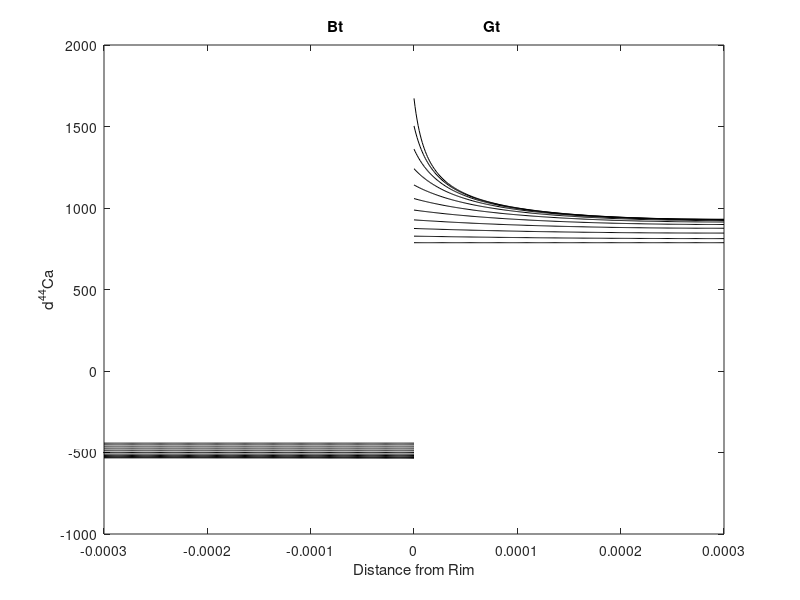
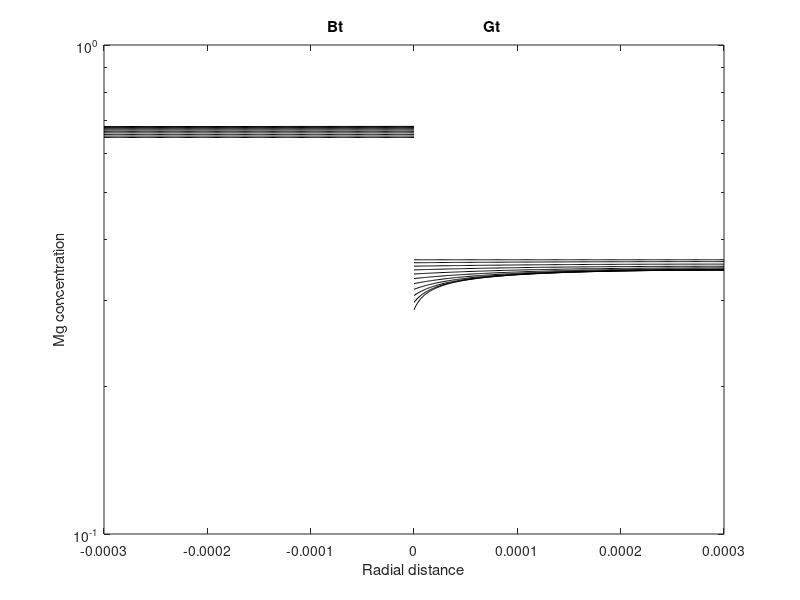
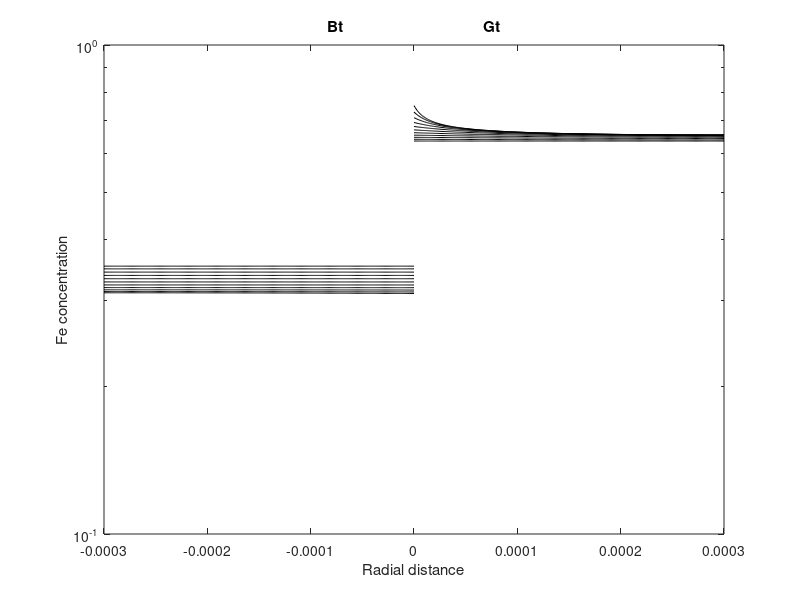
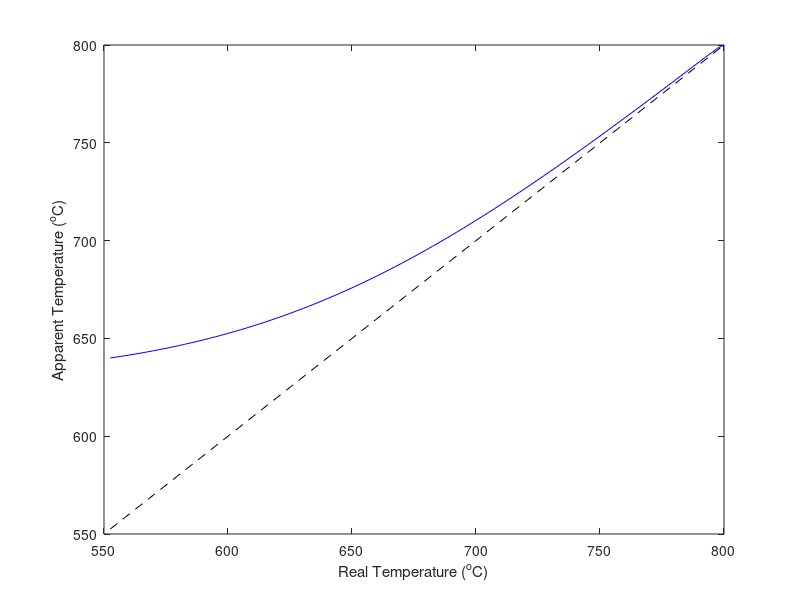

Write MATLAB code to recreate these figures, in order.
%%%%%%%%%%%%%%%%%%%%%%%%%%%%%%%%%%%%%%%%%%%%%%%%%%%%%%%%%%%%%%%%%%%%%%%%%
%						
% Model for diffusional exchange of Fe-Mg between two minerals Grt and
% Bt (in which diffusion is assumed to be sufficiently rapid to allow 
% the Btal to continuously homogenize).  Minerals are approximated as 
% spheres, with isotropic diffusion, and equilibrium is maintained with 
% the Btal at the surfaces of the grains.
%
% m --> g.b.
%
%%%%%%%%%%%%%%%%%%%%%%%%%%%%%%%%%%%%%%%%%%%%%%%%%%%%%%%%%%%%%%%%%%%%%%%%%

clear;	 %XCHG2P_en_ab_Si_isotopes

tic

P = 1.2e9;                      % pressure (Pa)
Pkbar = P/1e8;                  % presure (Kbar)
To = 800+273;					% initial temperature (K)
nr = 300;						% number of radius steps
dTdt = 10/3.1536e13;            % Cooling rate (K/s); (3.1536e13 seconds = 1 Myr)
Tfin = 550+273;                 % Final temperature
tmax = (To-Tfin)/dTdt;          % total time (s)
nt = 100;						% # timesteps
deltat = tmax/nt;				% time step (s)
t = [0:deltat:(nt-1)*deltat];	% time vector 
size(t)

T = zeros(1,nt);
T(1:nt) = [To:-dTdt*deltat:(Tfin+dTdt*deltat)];

%%%%%%% Beta factors for Fe56/Mg24 in Gt and Bt %%%%%%%%%%%%%%
%%%%%%%%%%%%%%%%%%%%%%%%%%%%%%%%%%%%%%%%%%%%%%%%%%%%%%%%%                                             

%Beta_Gt=2104./T.^2;         %orthopyroxene; simplified from Wang et al. (2017)
%Beta_Bt=1458./T.^2;          %clinopyroxene; simplified from Wang et al. (2017)
%Beta_gb=1800./T.^2;          %completely made up (and doesn't matter)
%%%%%%%%%%%%%%%%%%%%%%%%%%%%%%%%%%%%%%%%%%%%%%%%%%%%%%%%%

 %alphaGtgb = exp((Beta_Gt-Beta_gb));
 %alphaBtgb = exp((Beta_Bt-Beta_gb));

 %a = 2.7635e6;
 %b = -1.1561e4;
 %c = 3.8431;
 
 %%%%%%% Initial composition of Grt using Bt ,Kd,Mass_balance_eq%%%%%%%%%%%
%%%%%%%%%%%%%%%%%%%%%%%%%%%%%%%%%%%%%%%%%%%%%%%%%%%%%%%%%%%%%%%%%%%%%%%%%%%
XmgBt = 0.6470;                    %Initial Bt mg molefractions
XfeBt = 1-XmgBt;                   %Initial Bt Fe molefractions
fgb = 1e-6;                      % Mass prop of total Bt in rock BtF
fgrt = 0.5; %Mass prop of total Grt in rock
fBt = 1-fgrt-fgb;
lnKd1 = (19.506).*(T)-52107.536
lnkd2 = 3*8.314.*(T); % Kd at 800C intital
Kd = exp(lnKd1./lnkd2);
R = Kd(1).*(XmgBt/XfeBt); %Ratio of Fe/Mg in Grt 
XmgGrt =R/(R+1);        % Through mass balance and Xfebulk+Xmgbulk = 1
XfeGrt = 1-XmgGrt; 
Xmgbulk = XmgBt*fBt+XmgGrt*fgrt; % Bulk concentration of the system 
Xfebulk = 1-Xmgbulk;
%%%%%%%%%%%%%%%%%%%%%%%%%%%%%%%%%%%%%%%%%%%%%%%%%%%%%%%%%%%%%%%%%%%%%%%%%%%%
%%%%%%%%%%% calculation of Kmg and KFe partition coffecients %%%%%%%%%%%%%%
%solving quadratic equation from mass balance%
asolve = Kd*(fgrt)^2;
bsolve = (fgrt)*(fBt*(1+Kd)- (Xmgbulk + (Kd*(Xfebulk))));
csolve = fBt*(fBt-1);
Kfe = (-bsolve +sqrt( (bsolve).^2- 4*asolve*csolve))./(2.*asolve);  % equilibrium Grt/Bt partition coefficient
Kmg = Kd.*Kfe; % equilibrium Grt/Bt partition coefficient
% Nur1 = ((Xfebulk/XfeBt)-fBt)/fgrt;
% Kmg =  (Nur1).*Kd;
% Nur2 = ((Xmgbulk/XmgBt)-fBt)/fgrt;
% Kfe = Nur2./Kd;    
kMg24Bt = ones(size(t));            % equilibrium Bt/gb partition coefficient
kFe56Bt = ones(size(t));
kMg24Gt = Kmg;       % equilibrium Gt/gb partition coefficient
kFe56Gt = Kfe;					

mMg24 = 24;                         % atomic mass of Mg24
mFe56 = 56;                         % atomic mass of Fe56
lambdaMg24 = 0;                     % decay constant of Mg24
lambdaFe56 = 0;                  

BtF = fBt;          % volume fraction Bt (= Bt/(g.b.+Gt+Bt)
mF = fgb;                      % gb fraction (= g.b./(g.b.+Gt+Bt))
GtF = fgrt;               % volume fraction gt

RBt = 3e-4;					% Bt grain radius (m)
RGt = 3e-4;					% Gt grain radius (m)
V = (4/3)*pi*RBt^3/BtF;		% system volume (m^3) (system defined as containing
								% one Bt sphere)
VBt = V*BtF;                  % Bt volume (m^3)
VGt = V*GtF;                  % Gt volume
Vm = V*mF;
NGt = (GtF*RBt^3)/(BtF*RGt^3);	% # of Gt spheres

CoMg24 = Xmgbulk;
CoMg24m = CoMg24/(mF+BtF+GtF*kMg24Gt(1));
CoMg24Bt =CoMg24m;        %error
CoMg24Gt =CoMg24Bt*kMg24Gt(1);         %error  

CoFe56 = Xfebulk;
CoFe56m = CoFe56/(mF+BtF+GtF*kFe56Gt(1));
CoFe56Bt = CoFe56m;     %error
CoFe56Gt = CoFe56m*kFe56Gt(1);      %error

DoFegt = 1.64e-10;
DoMggt = 2.72e-10;
QFegt = 226900;
QMggt = 228300;
VFegt = 5.6e-6;
VMggt = 5.3e-6;
DFegt(1) = DoFegt*exp(-(QFegt+P*VFegt)/(8.3145*T(1)));
DMggt(1) = DoMggt*exp(-(QMggt+P*VMggt)/(8.3145*T(1)));
xFe_gt = 0.5;

DoFe56Bt = DoFegt*10^3;		% pre-exponential term for Fe-Mg diffusion in Bt Mueller et al (2013)
VFe56Bt = 5.6e-6;            % activation volume (m^3/mol)
QFe56Bt = 226900;			% activation energy (J/mol) (fitting low T ferromagnetic data from Lubbenhusen and Mehrer 1990)
DFe56Bt(1) = DoFe56Bt*exp(-(QFe56Bt+P*VFe56Bt)/(8.3145*To));
%fK_Bt = 0.5;               % correlation coefficient * coupling constant
DMg24Bt(1) = DFe56Bt(1);

%DoFe56Gt = 6.93e-6;		% pre-exponential term for Ca diffusion in gt (Borinski et al., 2012)
%VFe56Gt = 5e-6;            % activation volume (m^3/mol)
%QFe56Gt = 384000;		% activation energy (J/mol) 
DFe56Gt(1) = DFegt(1)*DMggt(1)/(xFe_gt*DFegt(1)+(1-xFe_gt)*DMggt(1));
%fK_Gt = 0.3;               % correlation coefficient * coupling constant
DMg24Gt(1) = DFe56Gt(1);

massBtFe56 = zeros(1,nt);
massGtFe56 = zeros(1,nt);
massBtMg24 = zeros(1,nt);
massGtMg24 = zeros(1,nt);



%%%%%%%%%%%%%%%%%%%%%%%%%%%%%%%%%%%%%%%%%%%%%%%%%%%%%%%%%%%%%%%%%
% 					    INITIAL CONDITIONS						
%%%%%%%%%%%%%%%%%%%%%%%%%%%%%%%%%%%%%%%%%%%%%%%%%%%%%%%%%%%%%%%%%
massBtFe56(1) = CoFe56Bt*4/3*pi*(RBt^3);
massGtFe56(1) = NGt*CoFe56Gt*4/3*pi*(RGt^3);
massBtMg24(1) = CoMg24Bt*4/3*pi*(RBt^3);
massGtMg24(1) = NGt*CoMg24Gt*4/3*pi*(RGt^3);
massmFe56(1) = CoFe56m*Vm;
massmMg24(1) = CoMg24m*Vm;

CsMg24(1:nr,1) = CoMg24Bt.*ones(nr,1);
CsFe56(1:nr,1) = CoFe56Bt.*ones(nr,1);	
CsFe56(nr,1) = CoFe56m*kFe56Bt(1);
CsMg24(nr+1:2*nr,1) = CoMg24Gt.*ones(nr,1);
CsFe56(nr+1:2*nr,1) = CoFe56Gt.*ones(nr,1);
CsFe56(2*nr,1) = CoFe56m*kFe56Gt(1);

rBt(1:nr,1) = [0:RBt/(nr-1):RBt]';
rGt(1:nr,1) = [0:RGt/(nr-1):RGt]';

%%%%%%%%%%%%%%%%%%%%%%%%%%%%%%%%%%%%%%%%%%%%%%%%%%%%%%%%%%%%%%%%%
%					   BEGIN TIME STEPPING
%%%%%%%%%%%%%%%%%%%%%%%%%%%%%%%%%%%%%%%%%%%%%%%%%%%%%%%%%%%%%%%%%

for j = 2:nt

	DFe56Bt(j) = DoFe56Bt*exp(-(QFe56Bt+P*VFe56Bt)/(8.3145*T(j)));
    DMg24Bt(j) = DFe56Bt(j);
    DFegt(j) = DoFegt*exp(-(QFegt+P*VFegt)/(8.3145*T(j)));
    DMggt(j) = DoMggt*exp(-(QMggt+P*VMggt)/(8.3145*T(j)));
    DFe56Gt(j) = DFegt(j)*DMggt(j)/(xFe_gt*DFegt(j)+(1-xFe_gt)*DMggt(j));
    DMg24Gt(j) = DFe56Gt(j);
	
	%%%%%%%%%%%%%%%%%%%%%%%%%%%%%%%%%%%%%%%%%%%%%%%%%%%%%%%%%%%%%%%%%%%%%%%%%%%%%%%%%%%%%%
    
    ve = zeros(size(t));					% melt extraction rate vector

    centerAMg24Bt = (1+(DMg24Bt(j)/(RBt/nr)^2+0.5*lambdaMg24)*deltat).*ones(nr,1);
	centerAMg24Bt(1) = 1+(3*DMg24Bt(j)/(RBt/nr)^2+0.5*lambdaMg24)*deltat;
	AdMg24Bt = diag(centerAMg24Bt);
	centerAMg24Gt = (1+(DMg24Gt(j)/(RGt/nr)^2+0.5*lambdaMg24)*deltat).*ones(nr,1);
	centerAMg24Gt(1) = 1+(3*DMg24Gt(j)/(RGt/nr)^2+0.5*lambdaMg24)*deltat;
	AdMg24Gt = diag(centerAMg24Gt);
	centerBMg24Bt = (1-(DMg24Bt(j-1)/(RBt/nr)^2+0.5*lambdaMg24)*deltat).*ones(nr,1);
	centerBMg24Bt(1) = 1-(3*DMg24Bt(j-1)/(RBt/nr)^2+0.5*lambdaMg24)*deltat;
	BdMg24Bt = diag(centerBMg24Bt);
	centerBMg24Gt = (1-(DMg24Gt(j-1)/(RGt/nr)^2+0.5*lambdaMg24)*deltat).*ones(nr,1);
	centerBMg24Gt(1) = 1-(3*DMg24Gt(j-1)/(RGt/nr)^2+0.5*lambdaMg24)*deltat;
	BdMg24Gt = diag(centerBMg24Gt);
	upperAMg24Bt(1) = -3*DMg24Bt(j)*deltat/(RBt/nr)^2;
	lowerAMg24Bt(1) = 0;
	upperBMg24Bt(1) = 3*DMg24Bt(j-1)*deltat/(RBt/nr)^2;
	lowerBMg24Bt(1) = 0;
	upperAMg24Gt(1) = -3*DMg24Gt(j)*deltat/(RGt/nr)^2;
	lowerAMg24Gt(1) = 0;
	upperBMg24Gt(1) = 3*DMg24Gt(j-1)*deltat/(RGt/nr)^2;
	lowerBMg24Gt(1) = 0;
	for i = 2:nr-1;
		upperAMg24Bt(i) = -(i)*DMg24Bt(j)*deltat/(2*(i-1)*(RBt/nr)^2);
		lowerAMg24Bt(i) = -(i-1)*DMg24Bt(j)*deltat/(2*i*(RBt/nr)^2);
		upperBMg24Bt(i) = (i)*DMg24Bt(j-1)*deltat/(2*(i-1)*(RBt/nr)^2);
		lowerBMg24Bt(i) = (i-1)*DMg24Bt(j-1)*deltat/(2*i*(RBt/nr)^2);
		upperAMg24Gt(i) = -(i)*DMg24Gt(j)*deltat/(2*(i-1)*(RGt/nr)^2);
		lowerAMg24Gt(i) = -(i-1)*DMg24Gt(j)*deltat/(2*i*(RGt/nr)^2);
		upperBMg24Gt(i) = (i)*DMg24Gt(j-1)*deltat/(2*(i-1)*(RGt/nr)^2);
		lowerBMg24Gt(i) = (i-1)*DMg24Gt(j-1)*deltat/(2*i*(RGt/nr)^2);
	end
	AudMg24Bt = diag(upperAMg24Bt,1);
	AldMg24Bt = diag(lowerAMg24Bt,-1);
	BudMg24Bt = diag(upperBMg24Bt,1);
	BldMg24Bt = diag(lowerBMg24Bt,-1); 
	AudMg24Gt = diag(upperAMg24Gt,1);
	AldMg24Gt = diag(lowerAMg24Gt,-1);
	BudMg24Gt = diag(upperBMg24Gt,1);
	BldMg24Gt = diag(lowerBMg24Gt,-1);
	AMg24Bt = AdMg24Bt + AudMg24Bt + AldMg24Bt;
	BMg24Bt = BdMg24Bt + BudMg24Bt + BldMg24Bt;
	AMg24Gt = AdMg24Gt + AudMg24Gt + AldMg24Gt;
	BMg24Gt = BdMg24Gt + BudMg24Gt + BldMg24Gt;
	bottomAMg24Bt(1) = (1+0.5*lambdaMg24*deltat)*0.206*4/3*pi*(rBt(2)^3-rBt(1)^3);
	bottomBMg24Bt(1) = (1-0.5*lambdaMg24*deltat)*0.206*4/3*pi*(rBt(2)^3-rBt(1)^3);
	bottomAMg24Bt(nr) = (1+0.5*lambdaMg24*deltat)*0.794*4/3*pi*(rBt(nr)^3-rBt(nr-1)^3);
	bottomBMg24Bt(nr) = (1-0.5*lambdaMg24*deltat)*0.794*4/3*pi*(rBt(nr)^3-rBt(nr-1)^3);
	bottomAMg24Gt(1) = (1+0.5*lambdaMg24*deltat)*NGt*0.206*4/3*pi*(rGt(2)^3-rGt(1)^3);
	bottomBMg24Gt(1) = (1-0.5*lambdaMg24*deltat)*NGt*0.206*4/3*pi*(rGt(2)^3-rGt(1)^3);
	bottomAMg24Gt(nr) = Vm/kMg24Gt(j)+1/(2*kMg24Gt(j))*(ve(j)+lambdaMg24*Vm)*deltat+(1+0.5*lambdaMg24*deltat)*NGt*0.794*4/3*pi*(rGt(nr)^3-rGt(nr-1)^3);
	bottomBMg24Gt(nr) = Vm/kMg24Gt(j-1)-1/(2*kMg24Gt(j-1))*(ve(j-1)+lambdaMg24*Vm)*deltat+(1-0.5*lambdaMg24*deltat)*NGt*0.794*4/3*pi*(rGt(nr)^3-rGt(nr-1)^3);
	middleAMg24Bt(nr) = Vm/kMg24Bt(j)+1/(2*kMg24Bt(j))*(ve(j)+lambdaMg24*Vm)*deltat+(1+0.5*lambdaMg24*deltat)*0.794*4/3*pi*(rBt(nr)^3-rBt(nr-1)^3);
	middleBMg24Bt(nr) = Vm/kMg24Bt(j-1)-1/(2*kMg24Bt(j-1))*(ve(j-1)+lambdaMg24*Vm)*deltat+(1-0.5*lambdaMg24*deltat)*0.794*4/3*pi*(rBt(nr)^3-rBt(nr-1)^3);
	middleAMg24Gt(nr) = (1+0.5*lambdaMg24*deltat)*NGt*0.794*4/3*pi*(rGt(nr)^3-rGt(nr-1)^3);
	middleBMg24Gt(nr) = (1-0.5*lambdaMg24*deltat)*NGt*0.794*4/3*pi*(rGt(nr)^3-rGt(nr-1)^3);
	for i = 2:nr-1
		bottomAMg24Bt(i) = (1+0.5*lambdaMg24*deltat)*4/3*pi*(0.206*rBt(i+1)^3+0.588*rBt(i)^3-0.794*rBt(i-1)^3);
		bottomBMg24Bt(i) = (1-0.5*lambdaMg24*deltat)*4/3*pi*(0.206*rBt(i+1)^3+0.588*rBt(i)^3-0.794*rBt(i-1)^3);
		bottomAMg24Gt(i) = (1+0.5*lambdaMg24*deltat)*NGt*4/3*pi*(0.206*rGt(i+1)^3+0.588*rGt(i)^3-0.794*rGt(i-1)^3);
		bottomBMg24Gt(i) = (1-0.5*lambdaMg24*deltat)*NGt*4/3*pi*(0.206*rGt(i+1)^3+0.588*rGt(i)^3-0.794*rGt(i-1)^3);
	end
	AMg24 = zeros(2*nr,2*nr);
	AMg24(1:nr,1:nr) = AMg24Bt;
	AMg24(nr+1:2*nr,nr+1:2*nr) = AMg24Gt;
	AMg24(nr,1:nr-1) = bottomAMg24Bt(1:nr-1);
	AMg24(nr,nr) = middleAMg24Bt(nr);
	AMg24(nr,nr+1:2*nr-1) = bottomAMg24Gt(1:nr-1);
	AMg24(nr,2*nr) = middleAMg24Gt(nr);
	AMg24(2*nr,1:nr) = bottomAMg24Bt;
	AMg24(2*nr,nr+1:2*nr) = bottomAMg24Gt;
	BMg24 = zeros(2*nr,2*nr);
	BMg24(1:nr,1:nr) = BMg24Bt;
	BMg24(nr+1:2*nr,nr+1:2*nr) = BMg24Gt;
	BMg24(nr,1:nr-1) = bottomBMg24Bt(1:nr-1);
	BMg24(nr,nr) = middleBMg24Bt(nr);
	BMg24(nr,nr+1:2*nr-1) = bottomBMg24Gt(1:nr-1);
	BMg24(nr,2*nr) = middleBMg24Gt(nr);
	BMg24(2*nr,1:nr) = bottomBMg24Bt;
	BMg24(2*nr,nr+1:2*nr) = bottomBMg24Gt;
	CsMg24(:,j) = inv(AMg24)*BMg24*CsMg24(:,j-1);
	massmMg24(j) = CsMg24(nr,j)*Vm/kMg24Bt(j);
	
	% Correction term for flux of Th230 into melt, subtracting the amount of Th230 decayed from the solid and adding that produced in the solid
	% B matrices: (1-0.5*deltat*(lambdaTh-lambdaU*mTh/mU/CsTh(n,j-1)*(CsU(n,j)+CsU(n,j-1))))*
	% A matrices: (1+0.5*lambdaTh*deltat)*
	
	centerAFe56Bt = (1+(DFe56Bt(j)/(RBt/nr)^2+0.5*lambdaFe56)*deltat).*ones(nr,1);
	centerAFe56Bt(1) = 1+(3*DFe56Bt(j)/(RBt/nr)^2+0.5*lambdaFe56)*deltat;
	AdFe56Bt = diag(centerAFe56Bt);
	centerAFe56Gt = (1+(DFe56Gt(j)/(RGt/nr)^2+0.5*lambdaFe56)*deltat).*ones(nr,1);
	centerAFe56Gt(1) = 1+(3*DFe56Gt(j)/(RGt/nr)^2+0.5*lambdaFe56)*deltat;
	AdFe56Gt = diag(centerAFe56Gt);
	centerBFe56Bt = (1-(DFe56Bt(j-1)/(RBt/nr)^2+0.5*lambdaFe56)*deltat).*ones(nr,1)...
			+(0.5*lambdaMg24*deltat).*(CsMg24(1:nr,j)+CsMg24(1:nr,j-1))./CsFe56(1:nr,j-1);
	centerBFe56Bt(1) = 1-(3*DFe56Bt(j-1)/(RBt/nr)^2+0.5*lambdaFe56...
			-0.5*lambdaMg24*(CsMg24(1,j)+CsMg24(1,j-1))/CsFe56(1,j-1))*deltat;
	BdFe56Bt = diag(centerBFe56Bt);
	centerBFe56Gt = (1-(DFe56Gt(j-1)/(RGt/nr)^2+0.5*lambdaFe56)*deltat).*ones(nr,1)...
			+(0.5*lambdaMg24*deltat).*(CsMg24(nr+1:2*nr,j)+CsMg24(nr+1:2*nr,j-1))./CsFe56(nr+1:2*nr,j-1);
	centerBFe56Gt(1) = 1-(3*DFe56Gt(j-1)/(RGt/nr)^2+0.5*lambdaFe56...
			-0.5*lambdaMg24*(CsMg24(nr+1,j)+CsMg24(nr+1,j-1))/CsFe56(nr+1,j-1))*deltat;
	BdFe56Gt = diag(centerBFe56Gt);
	upperAFe56Bt(1) = -3*DFe56Bt(j)*deltat/(RBt/nr)^2;
	lowerAFe56Bt(1) = 0;
	upperBFe56Bt(1) = 3*DFe56Bt(j-1)*deltat/(RBt/nr)^2;
	lowerBFe56Bt(1) = 0;
	upperAFe56Gt(1) = -3*DFe56Gt(j)*deltat/(RGt/nr)^2;
	lowerAFe56Gt(1) = 0;
	upperBFe56Gt(1) = 3*DFe56Gt(j-1)*deltat/(RGt/nr)^2;
	lowerBFe56Gt(1) = 0;
	for i = 2:nr-1;
		upperAFe56Bt(i) = -(i)*DFe56Bt(j)*deltat/(2*(i-1)*(RBt/nr)^2);
		lowerAFe56Bt(i) = -(i-1)*DFe56Bt(j)*deltat/(2*i*(RBt/nr)^2);
		upperBFe56Bt(i) = (i)*DFe56Bt(j-1)*deltat/(2*(i-1)*(RBt/nr)^2);
		lowerBFe56Bt(i) = (i-1)*DFe56Bt(j-1)*deltat/(2*i*(RBt/nr)^2);
		upperAFe56Gt(i) = -(i)*DFe56Gt(j)*deltat/(2*(i-1)*(RGt/nr)^2);
		lowerAFe56Gt(i) = -(i-1)*DFe56Gt(j)*deltat/(2*i*(RGt/nr)^2);
		upperBFe56Gt(i) = (i)*DFe56Gt(j-1)*deltat/(2*(i-1)*(RGt/nr)^2);
		lowerBFe56Gt(i) = (i-1)*DFe56Gt(j-1)*deltat/(2*i*(RGt/nr)^2);
	end
	AudFe56Bt = diag(upperAFe56Bt,1);
	AldFe56Bt = diag(lowerAFe56Bt,-1);
	BudFe56Bt = diag(upperBFe56Bt,1);
	BldFe56Bt = diag(lowerBFe56Bt,-1); 
	AudFe56Gt = diag(upperAFe56Gt,1);
	AldFe56Gt = diag(lowerAFe56Gt,-1);
	BudFe56Gt = diag(upperBFe56Gt,1);
	BldFe56Gt = diag(lowerBFe56Gt,-1);
	AFe56Bt = AdFe56Bt + AudFe56Bt + AldFe56Bt;
	BFe56Bt = BdFe56Bt + BudFe56Bt + BldFe56Bt;
	AFe56Gt = AdFe56Gt + AudFe56Gt + AldFe56Gt;
	BFe56Gt = BdFe56Gt + BudFe56Gt + BldFe56Gt;
	bottomAFe56Bt(1) = (1+0.5*lambdaFe56*deltat)*0.206*4/3*pi*(rBt(2)^3-rBt(1)^3);
	bottomBFe56Bt(1) = (1-0.5*deltat*(lambdaFe56-lambdaMg24/CsFe56(1,j-1)*(CsMg24(1,j)+CsMg24(1,j-1))))*0.206*4/3*pi*(rBt(2)^3-rBt(1)^3);
	bottomAFe56Bt(nr) = (1+0.5*lambdaFe56*deltat)*0.794*4/3*pi*(rBt(nr)^3-rBt(nr-1)^3);
	bottomBFe56Bt(nr) = (1-0.5*deltat*(lambdaFe56-lambdaMg24/CsFe56(nr,j-1)*(CsMg24(nr,j)+CsMg24(nr,j-1))))*0.794*4/3*pi*(rBt(nr)^3-rBt(nr-1)^3);
	bottomAFe56Gt(1) = (1+0.5*lambdaFe56*deltat)*NGt*0.206*4/3*pi*(rGt(2)^3-rGt(1)^3);
	bottomBFe56Gt(1) = (1-0.5*deltat*(lambdaFe56-lambdaMg24/CsFe56(nr+1,j-1)*(CsMg24(nr+1,j)+CsMg24(nr+1,j-1))))*NGt*0.206*4/3*pi*(rGt(2)^3-rGt(1)^3);
	bottomAFe56Gt(nr) = Vm/kFe56Gt(j)+1/(2*kFe56Gt(j))*(lambdaFe56*Vm)*deltat+(1+0.5*lambdaFe56*deltat)*NGt*0.794*4/3*pi*(rGt(nr)^3-rGt(nr-1)^3);
	bottomBFe56Gt(nr) = Vm/kFe56Gt(j-1)-1/(2*kFe56Gt(j-1))*(lambdaFe56*Vm-lambdaMg24*kFe56Gt(j-1)/kMg24Gt(j-1)/CsFe56(2*nr,j-1)*(Vm*CsMg24(2*nr,j)+Vm*CsMg24(2*nr,j-1)))*deltat+...
		(1-0.5*deltat*(lambdaFe56-lambdaMg24/CsFe56(2*nr,j-1)*(CsMg24(2*nr,j)+CsMg24(2*nr,j-1))))*NGt*0.794*4/3*pi*(rGt(nr)^3-rGt(nr-1)^3);
	middleAFe56Bt(nr) = Vm/kFe56Bt(j)+1/(2*kFe56Bt(j))*(lambdaFe56*Vm)*deltat+(1+0.5*lambdaFe56*deltat)*0.794*4/3*pi*(rBt(nr)^3-rBt(nr-1)^3);
	middleBFe56Bt(nr) = Vm/kFe56Bt(j-1)-1/(2*kFe56Bt(j-1))*(lambdaFe56*Vm-lambdaMg24*kFe56Bt(j-1)/kMg24Bt(j-1)/CsFe56(nr,j-1)*(Vm*CsMg24(nr,j)+Vm*CsMg24(nr,j-1)))*deltat+...
		(1-0.5*deltat*(lambdaFe56-lambdaMg24/CsFe56(nr,j-1)*(CsMg24(nr,j)+CsMg24(nr,j-1))))*0.794*4/3*pi*(rBt(nr)^3-rBt(nr-1)^3);
	middleAFe56Gt(nr) = (1+0.5*lambdaFe56*deltat)*NGt*0.794*4/3*pi*(rGt(nr)^3-rGt(nr-1)^3);
	middleBFe56Gt(nr) = (1-0.5*deltat*(lambdaFe56-lambdaMg24/CsFe56(2*nr,j-1)*(CsMg24(2*nr,j)+CsMg24(2*nr,j-1))))*NGt*0.794*4/3*pi*(rGt(nr)^3-rGt(nr-1)^3);
	for i = 2:nr-1
		bottomAFe56Bt(i) = (1+0.5*lambdaFe56*deltat)*4/3*pi*(0.206*rBt(i+1)^3+0.588*rBt(i)^3-0.794*rBt(i-1)^3);
		bottomBFe56Bt(i) = (1-0.5*deltat*(lambdaFe56-lambdaMg24/CsFe56(i,j-1)*(CsMg24(i,j)+CsMg24(i,j-1))))*4/3*pi*(0.206*rBt(i+1)^3+0.588*rBt(i)^3-0.794*rBt(i-1)^3);
		bottomAFe56Gt(i) = (1+0.5*lambdaFe56*deltat)*NGt*4/3*pi*(0.206*rGt(i+1)^3+0.588*rGt(i)^3-0.794*rGt(i-1)^3);
		bottomBFe56Gt(i) = (1-0.5*deltat*(lambdaFe56-lambdaMg24/CsFe56(nr+i,j-1)*(CsMg24(nr+i,j)+CsMg24(nr+i,j-1))))*NGt*4/3*pi*(0.206*rGt(i+1)^3+0.588*rGt(i)^3-0.794*rGt(i-1)^3);
	end
	AFe56 = zeros(2*nr,2*nr);
	AFe56(1:nr,1:nr) = AFe56Bt;
	AFe56(nr+1:2*nr,nr+1:2*nr) = AFe56Gt;
	AFe56(nr,1:nr-1) = bottomAFe56Bt(1:nr-1);
	AFe56(nr,nr) = middleAFe56Bt(nr);
	AFe56(nr,nr+1:2*nr-1) = bottomAFe56Gt(1:nr-1);
	AFe56(nr,2*nr) = middleAFe56Gt(nr);
	AFe56(2*nr,1:nr) = bottomAFe56Bt;
	AFe56(2*nr,nr+1:2*nr) = bottomAFe56Gt;
	BFe56 = zeros(2*nr,2*nr);
	BFe56(1:nr,1:nr) = BFe56Bt;
	BFe56(nr+1:2*nr,nr+1:2*nr) = BFe56Gt;
	BFe56(nr,1:nr-1) = bottomBFe56Bt(1:nr-1);
	BFe56(nr,nr) = middleBFe56Bt(nr);
	BFe56(nr,nr+1:2*nr-1) = bottomBFe56Gt(1:nr-1);
	BFe56(nr,2*nr) = middleBFe56Gt(nr);
	BFe56(2*nr,1:nr) = bottomBFe56Bt;
	BFe56(2*nr,nr+1:2*nr) = bottomBFe56Gt;
	CsFe56(:,j) = inv(AFe56)*BFe56*CsFe56(:,j-1);
	massmFe56(j) = CsFe56(nr,j)*Vm/kFe56Bt(j);
	
	%%%%%%%%%%%%%%%%%%%%%%%%%%%%%%%%%%%%%%%%%%%%%%%%%%%%%%%%%%%%%
    %
    % To include entire crystal, use 1:(nr-1); to exclude rim, use 1:(nr-2)
    %
	for i = 1:(nr-2)
		massBtMg24(j) = massBtMg24(j)+(0.794*CsMg24(i+1,j)+(1-0.794)*CsMg24(i,j))*(4/3*pi)*((rBt(i+1)^3)-(rBt(i)^3));
		massBtFe56(j) = massBtFe56(j)+(0.794*CsFe56(i+1,j)+(1-0.794)*CsFe56(i,j))*(4/3*pi)*((rBt(i+1)^3)-(rBt(i)^3));
		massGtMg24(j) = massGtMg24(j)+NGt*(0.794*CsMg24(nr+i+1,j)+(1-0.794)*CsMg24(nr+i,j))*(4/3*pi)*((rGt(i+1)^3)-(rGt(i)^3));
		massGtFe56(j) = massGtFe56(j)+NGt*(0.794*CsFe56(nr+i+1,j)+(1-0.794)*CsFe56(nr+i,j))*(4/3*pi)*((rGt(i+1)^3)-(rGt(i)^3));
	end
end

%%%%%%%%%%%%%%%%%%%%%%%%%%%%%%%%%%%%%%%%%%%%%%%%%%%%%%%%%%%%%%%%%%%%%
%						Plotting
%%%%%%%%%%%%%%%%%%%%%%%%%%%%%%%%%%%%%%%%%%%%%%%%%%%%%%%%%%%%%%%%%%%%%

n=10;					% # timesteps to plot
avCsMg24 = zeros(1,n);
avCsFe56 = zeros(1,n);

for j = 1:n
	avCBtMg24(j) = massBtMg24(j*nt/n)/(4/3*pi*((RBt*(1-1/nr))^3));
	avCBtFe56(j) = massBtFe56(j*nt/n)/(4/3*pi*((RBt*(1-1/nr))^3));
	avCGtMg24(j) = massGtMg24(j*nt/n)/NGt/(4/3*pi*((RGt*(1-1/nr))^3));
	avCGtFe56(j) = massGtFe56(j*nt/n)/NGt/(4/3*pi*((RGt*(1-1/nr))^3));
	avCsMg24(j) = (massBtMg24(j*nt/n)+massGtMg24(j*nt/n))/V;
	avCsFe56(j) = (massBtFe56(j*nt/n)+massGtFe56(j*nt/n))/V;
end

Bt = [avCBtMg24;avCBtFe56]';
Gt = [avCGtMg24;avCGtFe56]';
Sol = [avCsMg24;avCsFe56]';

toc

massMg24 = massBtMg24 + massGtMg24 + massmMg24;
massFe56 = massBtFe56 + massGtFe56 + massmFe56;

alpha_app = (massGtFe56./massGtMg24)./(massBtFe56./massBtMg24); % apparent fractionation factor (vector)
T_isotope = ((2105-1458)./log(alpha_app)).^0.5 - 273*ones(size(alpha_app)); % apparent temperature based on bulk distribution of 44Ca/40Ca between Gt and Bt
alpha_app_final = (massGtFe56(nt)/massGtMg24(nt))/(massBtFe56(nt)/massBtMg24(nt));
%alpha_app_final - 1
T_isotope_final = ((2105-1458)/log(alpha_app_final))^0.5 - 273

K_1 = (massGtFe56./VGt)./(massBtFe56./VBt);
K_2 = (massGtMg24./VGt)./(massBtMg24./VBt);
K_app = K_2./K_1;
for j = 1:nt
   T_app(j) =((-52107.536)./(3*8.314*log(K_app(j))-19.506))-273;
end
% K_app_final = (massGtMg24(nt)/VGt)/(massBtMg24(nt)/VBt);
% T_app_final = 1/((-b-sqrt((b^2)-(4*a*(c-log(K_app_final)))))/(2*a)) - 273

%Delta44Gt_Bt = 1000*log((massGtFe56./massGtMg24)./(massBtFe56./massBtMg24));
%Delta44Gt_Bt_final = Delta44Gt_Bt(nt)
%DCa_app_final = (massGtMg24(nt)/VGt)/(massBtMg24(nt)/VBt)


%figure(1)
%plot(t./3.1536e13,massBtMg24,'g-',t./3.1536e13,massmMg24,'b-')
%xlabel('Time (Myr)')
%ylabel('28Si in Gt (green), Btal (blue)')

figure(2)
hold off
plot(rBt-RBt*ones(size(rBt)),((CsFe56(1:nr,1)./CsMg24(1:nr,1))/(CoFe56/CoMg24)-1)*1000,'k-')
hold on
plot(RGt*ones(size(rGt))-rGt,((CsFe56(nr+1:2*nr,1)./CsMg24(nr+1:2*nr,1))/(CoFe56/CoMg24)-1)*1000,'k-')
for j = 1:n
    plot(rBt-RBt*ones(size(rBt)),((CsFe56(1:nr,j*nt/n)./CsMg24(1:nr,j*nt/n))/(CoFe56/CoMg24)-1)*1000,'k-')
    plot(RGt*ones(size(rGt))-rGt,((CsFe56(nr+1:2*nr,j*nt/n)./CsMg24(nr+1:2*nr,j*nt/n))/(CoFe56/CoMg24)-1)*1000,'k-')
end
xlabel('Distance from Rim')
ylabel('d^{44}Ca')
title('Bt                                   Gt')

figure(3)
hold off
semilogy(rBt-RBt*ones(size(rBt)),CsMg24(1:nr,1),'k-',RGt*ones(size(rGt))-rGt,CsMg24(nr+1:2*nr,1),'k-')
hold on
for j = 1:n
	semilogy(rBt-RBt*ones(size(rBt)),CsMg24(1:nr,j*nt/n),'k-',RGt*ones(size(rGt))-rGt,CsMg24(nr+1:2*nr,j*nt/n),'k-')
end

xlabel('Radial distance')
ylabel('Mg concentration')
%axis([-2e-5 0 0 5])
%hold off
title('Bt                                   Gt')


figure(4)
hold off
semilogy(rBt-RBt*ones(size(rBt)),CsFe56(1:nr,1),'k-',RGt*ones(size(rGt))-rGt,CsFe56(nr+1:2*nr,1),'k-')
hold on
for j = 1:n
	semilogy(rBt-RBt*ones(size(rBt)),CsFe56(1:nr,j*nt/n),'k-',RGt*ones(size(rGt))-rGt,CsFe56(nr+1:2*nr,j*nt/n),'k-')
end

xlabel('Radial distance')
ylabel('Fe concentration')
%axis([-2e-5 0 0 5])
%hold off
title('Bt                                   Gt')


% figure(4)
% hold off
% plot(t./3.1536e13,1000*log((massGtFe56./massGtMg24)./(massBtFe56./massBtMg24)),'k-',t./3.1536e13,1000*log(alphaGtgb./alphaBtgb),'k--')
% xlabel('Time (Myr)')
% ylabel('Delta ^{44}Ca/^{40}Ca Gt/Bt')
% 
figure(5)
hold off
plot(T-273*ones(size(T)),T_app,'b-',[T(nt)-273 T(1)-273],[T(nt)-273 T(1)-273],'k--')
xlabel('Real Temperature (^{o}C)')
ylabel('Apparent Temperature (^{o}C)')
% 
% figure(6)
% hold off
% plot(T_app,Delta44Gt_Bt,'k-')
% xlabel('Ca Gt/Bt temperature')
% ylabel('Delta ^{44}Ca/^{40}Ca Gt/Bt')
% 
% figure(7)
% hold on
% plot(VBt/VGt*massGtMg24./massBtMg24,Delta44Gt_Bt,'k-')
% %hold on
% %plot(Perid_DCa,Perid_Delta44,'ko')
% xlabel('Ca Gt/Bt apparent partition coefficient')
% ylabel('Delta ^{44}Ca/^{40}Ca Gt/Bt')
% 
% error=std(((CsFe56(1:nr,nt)./CsMg24(1:nr,nt))/(CoFe56/CoMg24)-1)*1000)

%%%%%%%%%%%%%%%%%%%%%%%%%%%%%%%%%%%%%%%%%%%%%%%%%%%%%%%%%%%%%%%%%
%%%Comparison statements %%%%%%%%%%%%%%%%%%%%%%%%%%%%%%%%%%%%%%%%
disp('Mg Bt----');
disp(XmgBt);
disp(CoMg24Bt);
disp('Fe Bt----');
disp(XfeBt);
disp(CoFe56Bt);
disp('Mg Grt----');
disp(XmgGrt);
disp(CoMg24Gt);
disp('fe Grt----');
disp(XfeGrt);
disp(CoFe56Gt);
